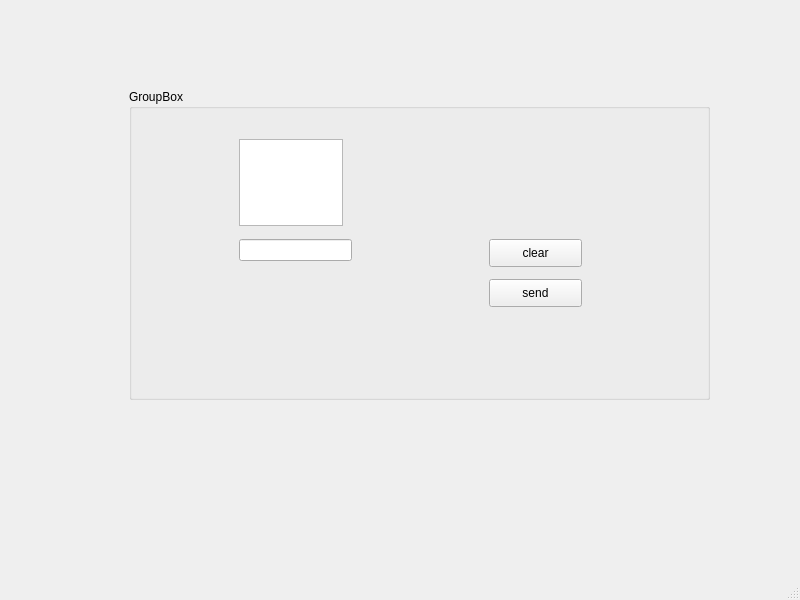
<?xml version="1.0" encoding="UTF-8"?>
<ui version="4.0">
 <class>chat</class>
 <widget class="QMainWindow" name="chat">
  <property name="geometry">
   <rect>
    <x>0</x>
    <y>0</y>
    <width>800</width>
    <height>600</height>
   </rect>
  </property>
  <property name="windowTitle">
   <string>MainWindow</string>
  </property>
  <widget class="QWidget" name="centralwidget">
   <widget class="QGroupBox" name="groupBox">
    <property name="geometry">
     <rect>
      <x>129</x>
      <y>89</y>
      <width>581</width>
      <height>311</height>
     </rect>
    </property>
    <property name="title">
     <string>GroupBox</string>
    </property>
    <widget class="QTextEdit" name="textEdit">
     <property name="geometry">
      <rect>
       <x>110</x>
       <y>50</y>
       <width>104</width>
       <height>87</height>
      </rect>
     </property>
    </widget>
    <widget class="QLineEdit" name="lineEdit">
     <property name="geometry">
      <rect>
       <x>110</x>
       <y>150</y>
       <width>113</width>
       <height>22</height>
      </rect>
     </property>
    </widget>
    <widget class="QPushButton" name="clearButton">
     <property name="geometry">
      <rect>
       <x>360</x>
       <y>150</y>
       <width>93</width>
       <height>28</height>
      </rect>
     </property>
     <property name="text">
      <string>clear</string>
     </property>
    </widget>
    <widget class="QPushButton" name="sendButton">
     <property name="geometry">
      <rect>
       <x>360</x>
       <y>190</y>
       <width>93</width>
       <height>28</height>
      </rect>
     </property>
     <property name="text">
      <string>send</string>
     </property>
    </widget>
   </widget>
  </widget>
  <widget class="QMenuBar" name="menubar">
   <property name="geometry">
    <rect>
     <x>0</x>
     <y>0</y>
     <width>800</width>
     <height>26</height>
    </rect>
   </property>
  </widget>
  <widget class="QStatusBar" name="statusbar"/>
 </widget>
 <resources/>
 <connections/>
</ui>
